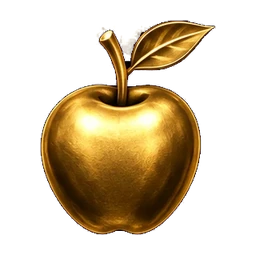
#> input picture src/assets/labours/apples.webp, 256 x 256 px, given in place of icon.png, which was not available
$ python generate-share-wreath.py
#> lines starting #> are read from the running program, lines starting #| are printed output that depends on the picture; after the words box and inside, x2 and y2 are one past the last pixel; in counts of white or black regions, pixels touching at a corner belong together
"""Build src/assets/share/wreath.webp, the share image's mark, from build/icon.png.

The app icon is a gold laurel on a black rounded square. A share image carries
the laurel alone, so the black ground is keyed out to transparency (alpha from
the brightness of the gold, colour divided back out so the edges keep their
gold on a light ground) and the frame inside the square's rim is cropped off.
Run again when the icon changes: npm run share-wreath:generate
"""
from __future__ import annotations

from pathlib import Path

import numpy as np
from PIL import Image, ImageDraw

ROOT = Path(__file__).resolve().parent.parent
SOURCE = ROOT / "build" / "icon.png"
TARGET = ROOT / "src" / "assets" / "share" / "wreath.webp"
SIZE = 256
# Brightness, out of 255, below which a pixel is the black ground and above
# which it is wholly the laurel; between, it is the laurel's soft edge.
GROUND, FULL = 24, 110


def main() -> None:
    icon = Image.open(SOURCE).convert("RGBA")
#> icon is the input picture: PIL image 256x256 RGBA; mean R, G, B, A 58.4, 43.1, 18.2, 90.3
    flat = Image.new("RGBA", icon.size, (0, 0, 0, 255))
    flat.alpha_composite(icon)
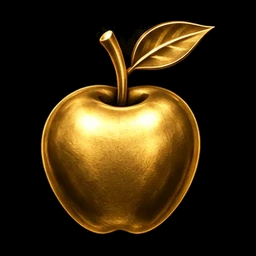
#> flat: PIL image 256x256 RGBA; mean R, G, B, A 51.9, 37.6, 13.8, 255
    rgb = np.asarray(flat.convert("RGB")).astype(float)
    side = icon.size[0]
#> side = 256
    # Everything outside an inset rounded square is the tile's rim, not the laurel.
    inset = round(side * 80 / 1024)
#> inset = 20
    keep = Image.new("L", icon.size, 0)
#> keep: PIL image 256x256 L; every value is 0
    ImageDraw.Draw(keep).rounded_rectangle(
        (inset, inset, side - inset, side - inset), radius=round(side * 140 / 1024), fill=255
    )
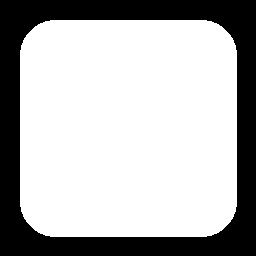
#> keep: PIL image 256x256 L; 70.2% white; 1 black region, box (x1, y1, x2, y2) and area: (0, 0, 256, 256) 19547
    alpha = np.clip((rgb.max(axis=2) - GROUND) / (FULL - GROUND), 0, 1) * (np.asarray(keep) > 0)
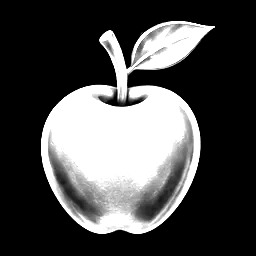
#> alpha: shape (256, 256) float64; min 0, max 1, mean 0.296
    colour = np.where(alpha[..., None] > 0, np.clip(rgb / np.maximum(alpha, 1e-3)[..., None], 0, 255), 0)
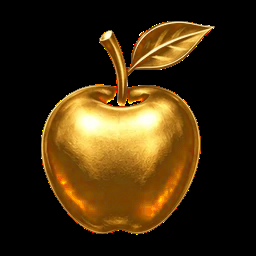
#> colour: shape (256, 256, 3) float64; mean R, G, B 60.5, 42.3, 14
    image = Image.fromarray(np.dstack([colour, alpha * 255]).astype("uint8"), "RGBA")
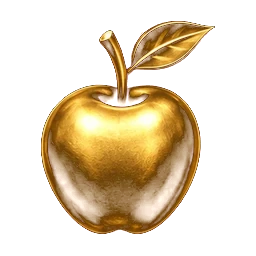
#> image: PIL image 256x256 RGBA; mean R, G, B, A 60.5, 42.2, 14, 75.4; transparent parts drawn white
    ys, xs = np.where(alpha > 0.05)
    half = (max(xs.max() - xs.min(), ys.max() - ys.min()) + 12) // 2
#> half = 112
    cx, cy = (xs.min() + xs.max()) // 2, (ys.min() + ys.max()) // 2
#> cx = 127; cy = 127
    image = image.crop((cx - half, cy - half, cx + half, cy + half)).resize((SIZE, SIZE), Image.LANCZOS)
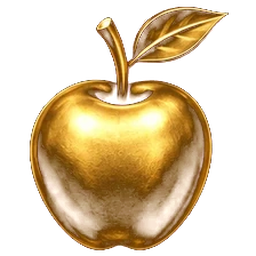
#> image: PIL image 256x256 RGBA; mean R, G, B, A 81.4, 56.5, 19.2, 98.4; transparent parts drawn white
    TARGET.parent.mkdir(parents=True, exist_ok=True)
    image.save(TARGET, "WEBP", quality=90, method=6)
    print(f"wrote {TARGET.relative_to(ROOT)} ({TARGET.stat().st_size} bytes)")


if __name__ == "__main__":
    main()
